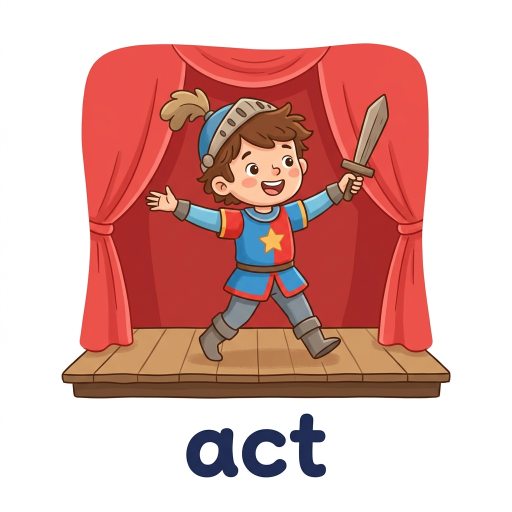
#> input picture bip39-image/act.png, 1024 x 1024 px (shown at 1/2 size)
$ python -i process_batches.py   (imports and definitions only)
#> lines starting #> are read from the running program, lines starting #| are printed output that depends on the picture; after the words box and inside, x2 and y2 are one past the last pixel; in counts of white or black regions, pixels touching at a corner belong together
#> further down, picture is the input picture: PIL image 1024x1024 RGB; mean R, G, B 219.1, 173.8, 168.4
import os
from PIL import Image, ImageChops

def trim_white_bg(im):
    # Find difference from pure white
    bg = Image.new("RGB", im.size, (255, 255, 255))
#> bg: PIL image 1024x1024 RGB; every value is 255
    diff = ImageChops.difference(im.convert("RGB"), bg)
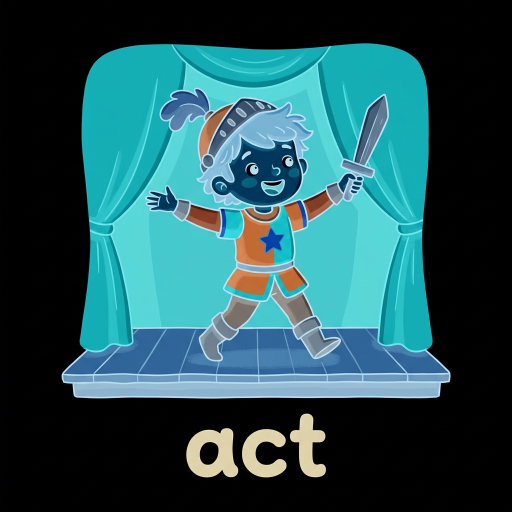
#> diff: PIL image 1024x1024 RGB (shown at 1/2 size); mean R, G, B 35.9, 81.2, 86.6
    diff_gray = diff.convert("L")
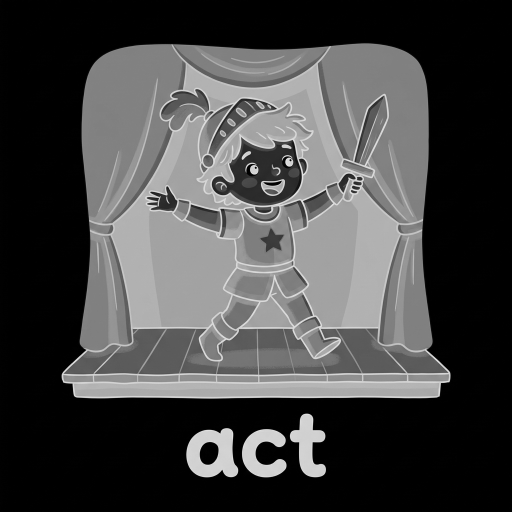
#> diff_gray: PIL image 1024x1024 L (shown at 1/2 size); min 0, max 238, mean 68.3

    # Threshold: if a pixel differs from white by more than 50 (to ignore faint grid lines/shadows), consider it part of the image
    mask = diff_gray.point(lambda p: 255 if p > 50 else 0)
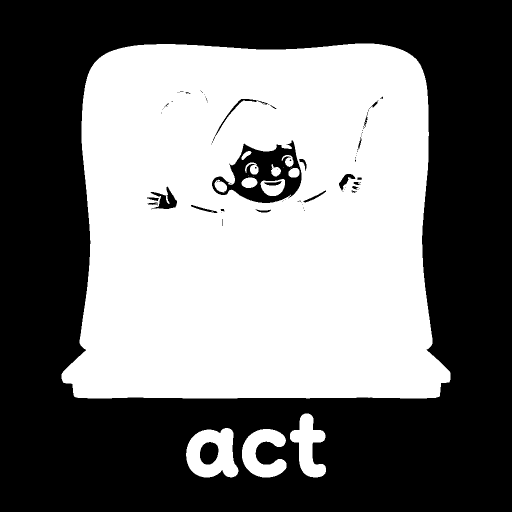
#> mask: PIL image 1024x1024 L (shown at 1/2 size); 46.3% white; 22 white regions (10 under 20 px), largest, box (x1, y1, x2, y2) and area: (123, 87, 901, 797) 465713, (372, 856, 477, 955) 6798, (484, 858, 573, 955) 5075
    bbox = mask.getbbox()
#> bbox = (123, 87, 901, 955)
    if bbox:
        return im.crop(bbox)
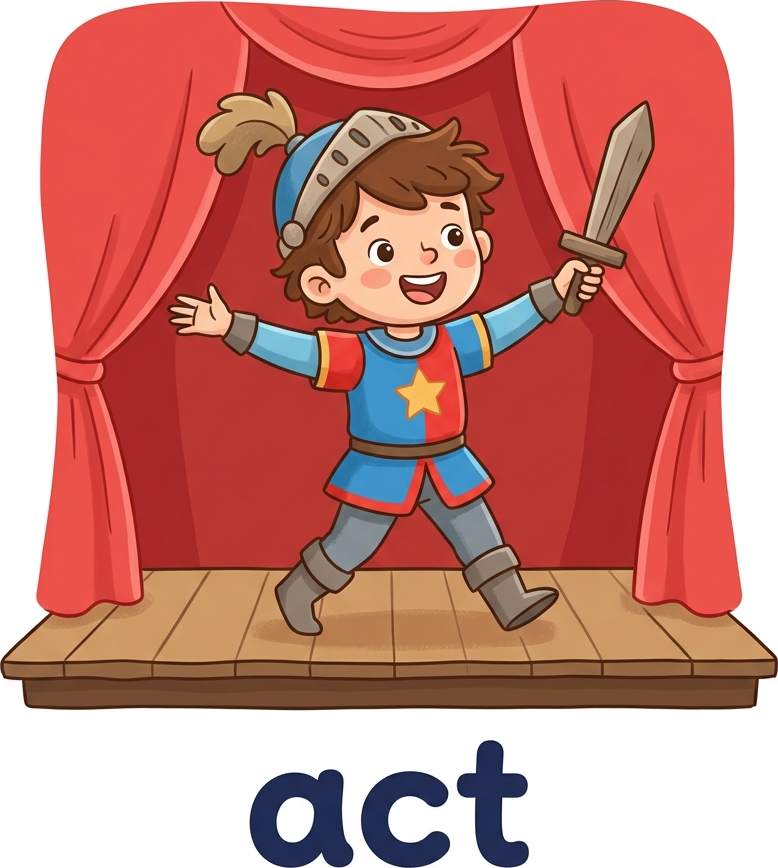
#> returned value: PIL image 778x868 RGB; mean R, G, B 199.3, 129, 120.6
    return im

batches = {
    1: ["knee", "know", "lab", "lady", "lake"],
    2: ["lamp", "lava", "law", "lawn", "lazy"],
    3: ["leaf", "left", "leg", "lend", "lens"],
    4: ["liar", "life", "lift", "like", "limb"],
    5: ["link", "lion", "list", "live", "load"],
}

input_dir = "/Users/zubinpijit/bithope/products-lite/bitcoin-tetris/processpics"
output_dir = "/Users/zubinpijit/bithope/products-lite/bitcoin-tetris/bip39-image"

# [46 lines not run here, left out]

>>> from PIL import Image
>>> picture = Image.open('bip39-image/act.png')
>>> result = trim_white_bg(picture)

$ run again, on bip39-image/aim.png
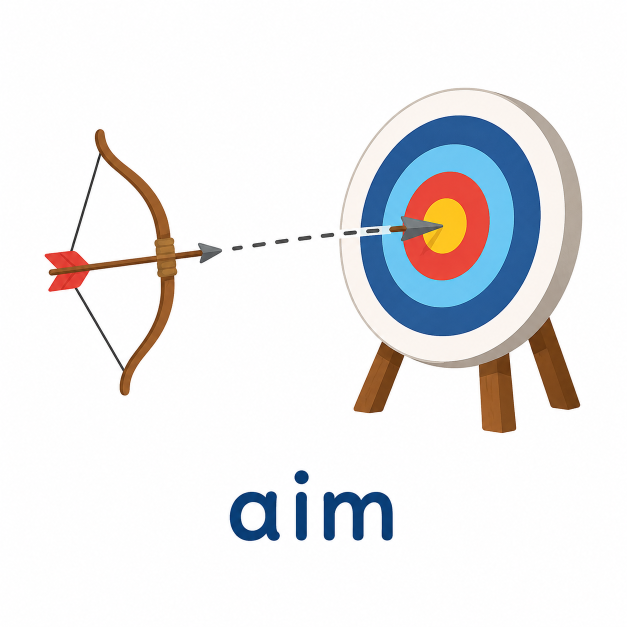
#> input picture bip39-image/aim.png, 1254 x 1254 px (shown at 1/2 size)
#> picture is the input picture: PIL image 1254x1254 RGB; mean R, G, B 234.6, 234.2, 235.4
#> bg: PIL image 1254x1254 RGB; every value is 255
#> in trim_white_bg, `mask = diff_gray.point(lambda p: 255 if p > 50 else 0)`:
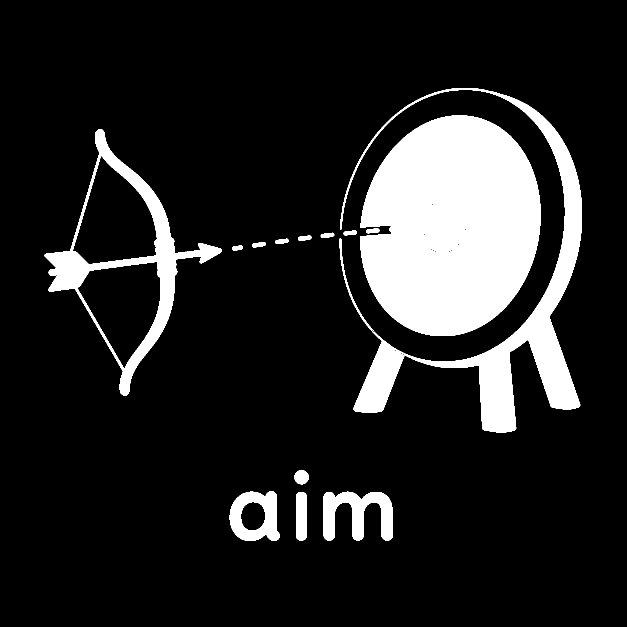
#> mask: PIL image 1254x1254 L (shown at 1/2 size); 13.8% white; 14 white regions, largest, box (x1, y1, x2, y2) and area: (720, 231, 1082, 672) 123714, (679, 176, 1164, 866) 49849, (89, 258, 444, 791) 25828
#> bbox = (89, 176, 1164, 1082)
#> in trim_white_bg, `return im.crop(bbox)`:
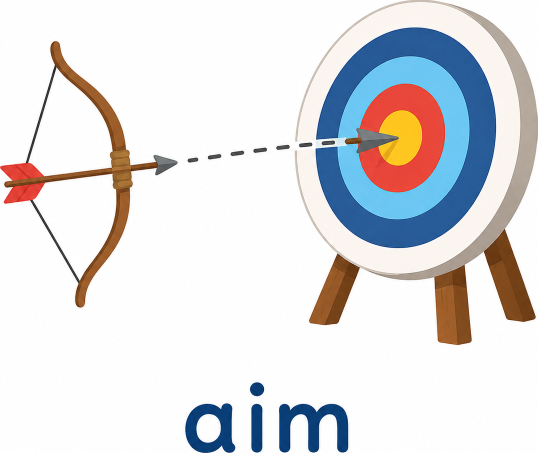
#> returned value: PIL image 1075x906 RGB (shown at 1/2 size); mean R, G, B 222.6, 222.1, 223.9

$ run again, on bip39-image/ask.png
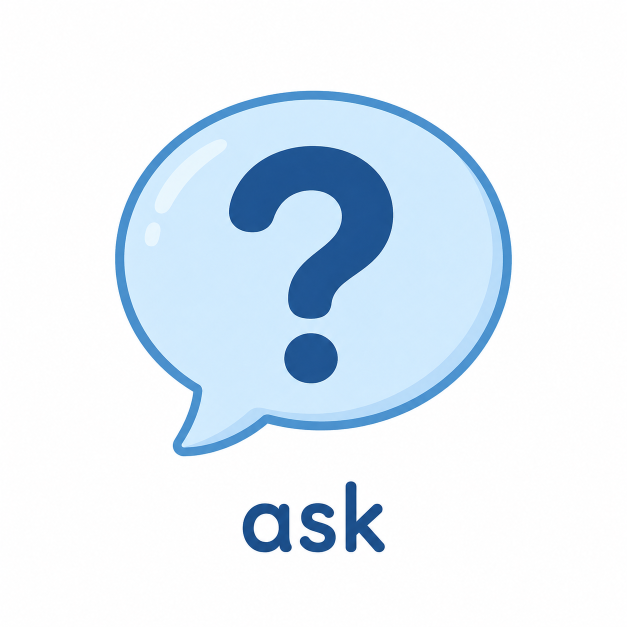
#> input picture bip39-image/ask.png, 1254 x 1254 px (shown at 1/2 size)
#> picture is the input picture: PIL image 1254x1254 RGB; mean R, G, B 227.9, 238, 246.9
#> bg: PIL image 1254x1254 RGB; every value is 255
#> in trim_white_bg, `mask = diff_gray.point(lambda p: 255 if p > 50 else 0)`:
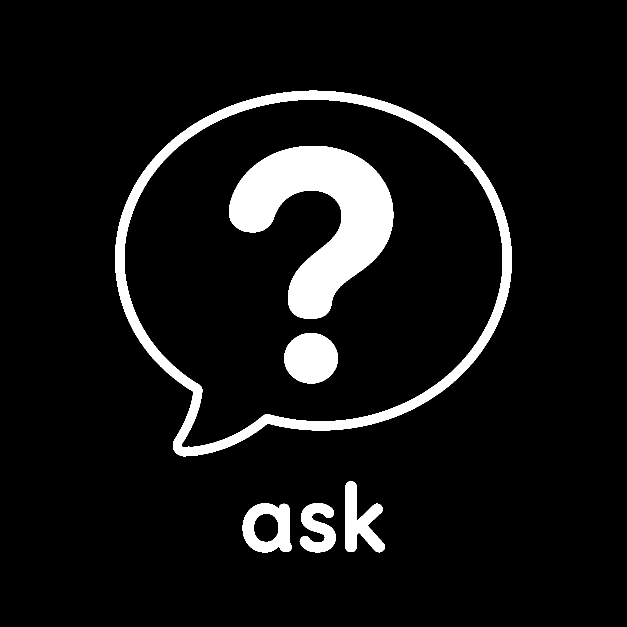
#> mask: PIL image 1254x1254 L (shown at 1/2 size); 7.9% white; 8 white regions (2 under 20 px), largest, box (x1, y1, x2, y2) and area: (458, 292, 787, 638) 55651, (230, 181, 1024, 913) 44724, (568, 666, 676, 767) 8559, (485, 1007, 584, 1105) 5853, (691, 962, 770, 1105) 5705, (599, 1006, 672, 1105) 4364
#> bbox = (230, 181, 1024, 1105)
#> in trim_white_bg, `return im.crop(bbox)`:
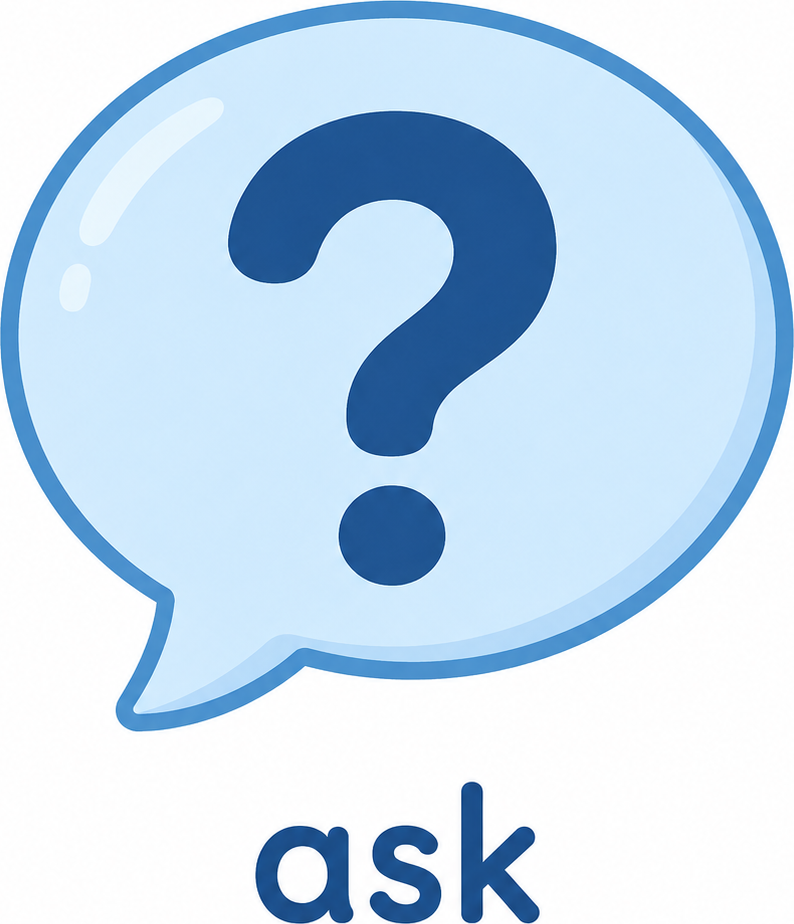
#> returned value: PIL image 794x924 RGB; mean R, G, B 197.8, 219.7, 238.8
